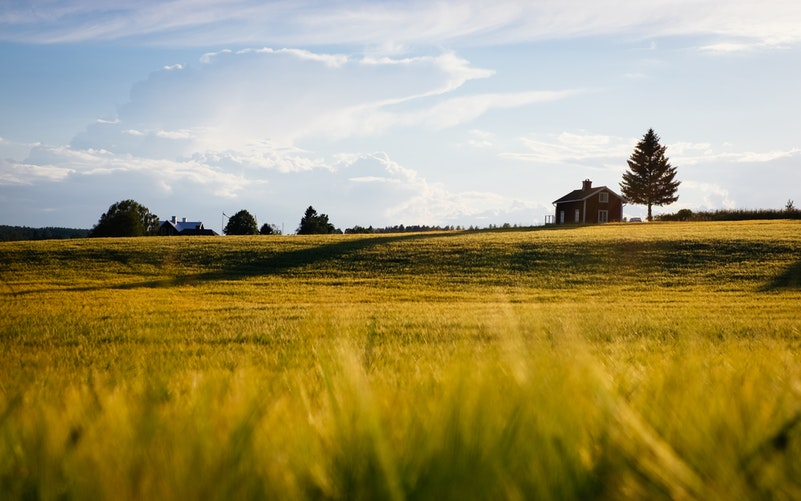
#> input picture 3_Sampling_Quantization_Geometric/assignment_1_cv.jpg, 801 x 501 px
$ python 3_sampling_quantization_geometric.py
#> lines starting #> are read from the running program, lines starting #| are printed output that depends on the picture
import os
import cv2
import numpy as np

BASE_DIR = os.path.dirname(os.path.abspath(__file__))
IMG_PATH = os.path.join(BASE_DIR, "assignment_1_cv.jpg")
OUTPUT_DIR = os.path.join(BASE_DIR, "output")
os.makedirs(OUTPUT_DIR, exist_ok=True)

img = cv2.imread(IMG_PATH)
#> img is the input picture: shape (501, 801, 3); mean B, G, R 101.8, 148.6, 160.3
if img is None:
    print(f"Error: could not load image at '{IMG_PATH}'.")
    exit()

gray = cv2.cvtColor(img, cv2.COLOR_BGR2GRAY)
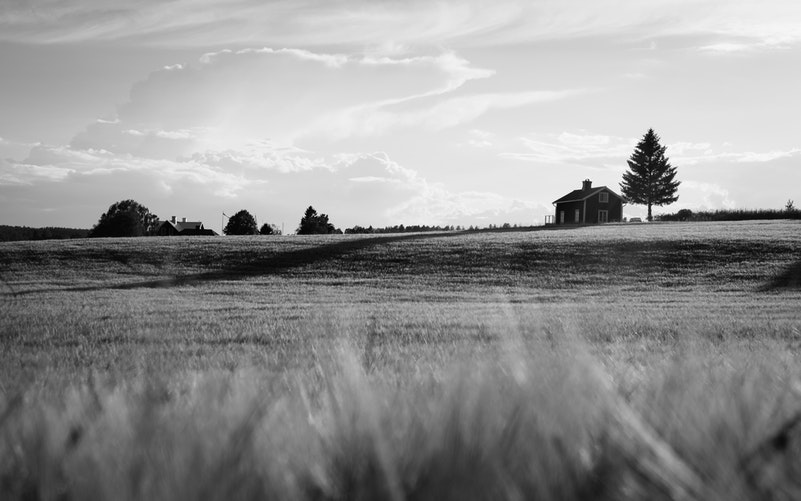
#> gray: shape (501, 801); min 0, max 254, mean 146.8
h, w = gray.shape
#> h = 501; w = 801

# Q21: 8-bit -> 4-bit quantization (16 levels)
levels_4bit = 16
quantized_4bit = (gray // (256 // levels_4bit)) * (256 // levels_4bit)
quantized_4bit = quantized_4bit.astype(np.uint8)
cv2.imwrite(os.path.join(OUTPUT_DIR, "q21_quantized_4bit.jpg"), quantized_4bit)

# Q22: 8-bit -> 2-bit quantization (4 levels)
levels_2bit = 4
quantized_2bit = (gray // (256 // levels_2bit)) * (256 // levels_2bit)
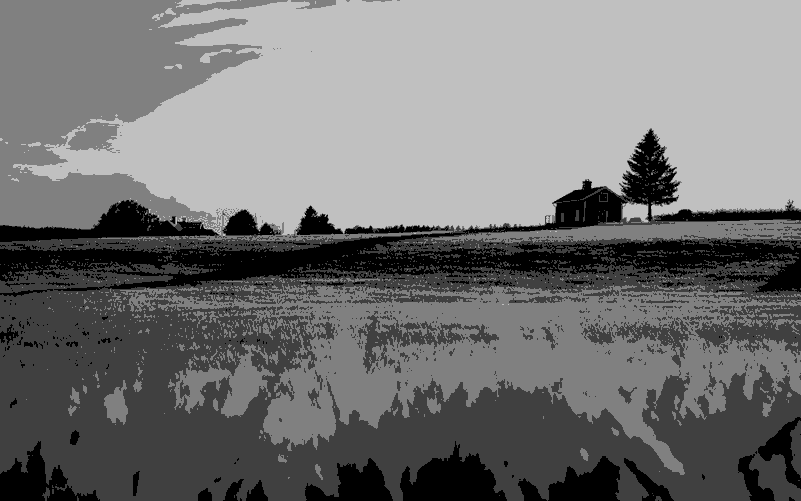
#> quantized_2bit: shape (501, 801); min 0, max 192, mean 115.7
quantized_2bit = quantized_2bit.astype(np.uint8)
cv2.imwrite(os.path.join(OUTPUT_DIR, "q22_quantized_2bit.jpg"), quantized_2bit)

# Q23: Downsample by factor of 2
downsampled = cv2.resize(img, (w // 2, h // 2), interpolation=cv2.INTER_NEAREST)
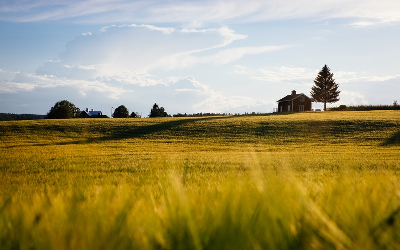
#> downsampled: shape (250, 400, 3); mean B, G, R 102.2, 148.9, 160.6
print(f"Q23: Original resolution = {w}x{h}, New resolution = {w // 2}x{h // 2}")
#| Q23: Original resolution = 801x501, New resolution = 400x250
cv2.imwrite(os.path.join(OUTPUT_DIR, "q23_downsampled.jpg"), downsampled)

# Q24: Crop a rectangular ROI using user-provided coordinates
x1, y1, x2, y2 = w // 4, h // 4, 3 * w // 4, 3 * h // 4  # example ROI
#> x1 = 200; y1 = 125; x2 = 600; y2 = 375
roi = img[y1:y2, x1:x2]
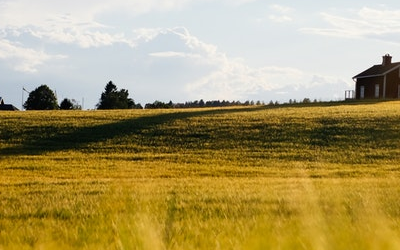
#> roi: shape (250, 400, 3); mean B, G, R 101.6, 153, 169.8
cv2.imwrite(os.path.join(OUTPUT_DIR, "q24_cropped_roi.jpg"), roi)

# Q25: Rotate image by 90 degrees and save
rotated = cv2.rotate(img, cv2.ROTATE_90_CLOCKWISE)
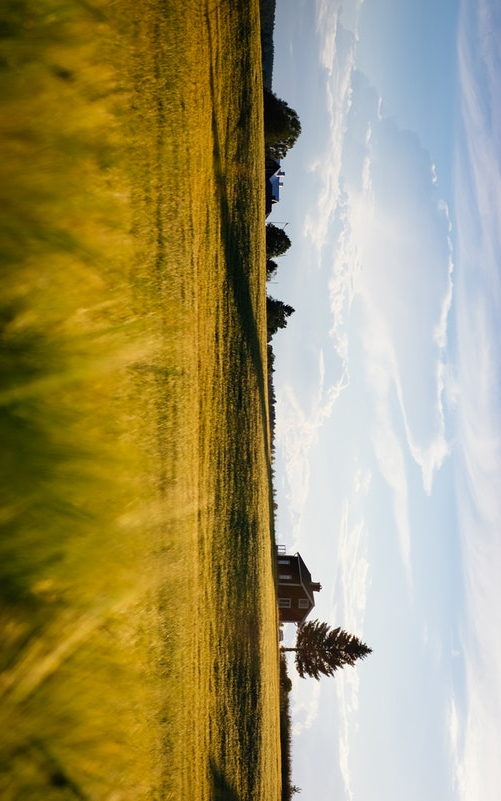
#> rotated: shape (801, 501, 3); mean B, G, R 101.8, 148.6, 160.3
cv2.imwrite(os.path.join(OUTPUT_DIR, "q25_rotated.jpg"), rotated)
print("Q25: Rotated image saved as 'output/q25_rotated.jpg'")
